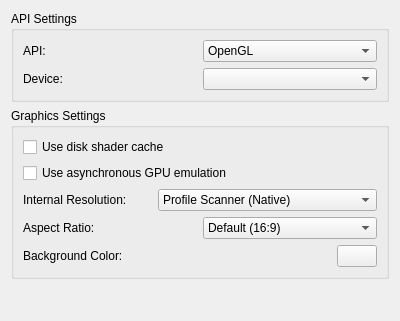
<?xml version="1.0" encoding="UTF-8"?>
<ui version="4.0">
 <class>ConfigureGraphics</class>
 <widget class="QWidget" name="ConfigureGraphics">
  <property name="geometry">
   <rect>
    <x>0</x>
    <y>0</y>
    <width>400</width>
    <height>321</height>
   </rect>
  </property>
  <property name="windowTitle">
   <string>Form</string>
  </property>
  <layout class="QVBoxLayout" name="verticalLayout_1">
   <item>
    <layout class="QVBoxLayout" name="verticalLayout_2">
     <item>
      <widget class="QGroupBox" name="groupBox_2">
       <property name="title">
        <string>API Settings</string>
       </property>
       <layout class="QVBoxLayout" name="verticalLayout_3">
        <item>
         <layout class="QHBoxLayout" name="horizontalLayout_4">
          <item>
           <widget class="QLabel" name="label_2">
            <property name="text">
             <string>API:</string>
            </property>
           </widget>
          </item>
          <item>
           <widget class="QComboBox" name="api">
            <item>
             <property name="text">
              <string notr="true">OpenGL</string>
             </property>
            </item>
            <item>
             <property name="text">
              <string notr="true">Vulkan</string>
             </property>
            </item>
           </widget>
          </item>
         </layout>
        </item>
        <item>
         <layout class="QHBoxLayout" name="horizontalLayout_5">
          <item>
           <widget class="QLabel" name="label_3">
            <property name="text">
             <string>Device:</string>
            </property>
           </widget>
          </item>
          <item>
           <widget class="QComboBox" name="device"/>
          </item>
         </layout>
        </item>
       </layout>
      </widget>
     </item>
     <item>
      <widget class="QGroupBox" name="groupBox">
       <property name="title">
        <string>Graphics Settings</string>
       </property>
       <layout class="QVBoxLayout" name="verticalLayout_4">
        <item>
         <widget class="QCheckBox" name="use_disk_shader_cache">
          <property name="text">
           <string>Use disk shader cache</string>
          </property>
         </widget>
        </item>
        <item>
         <widget class="QCheckBox" name="use_asynchronous_gpu_emulation">
          <property name="text">
           <string>Use asynchronous GPU emulation</string>
          </property>
         </widget>
        </item>
        <item>
         <layout class="QHBoxLayout" name="horizontalLayout_2">
          <item>
           <widget class="QLabel" name="label">
            <property name="text">
             <string>Internal Resolution:</string>
            </property>
           </widget>
          </item>
          <item>
           <widget class="QComboBox" name="resolution_factor_combobox">
            <item>
             <property name="text">
              <string>Profile Scanner (Native)</string>
             </property>
            </item>
            <item>
             <property name="text">
              <string>Native (1280x720/1920x1080)</string>
             </property>
            </item>
            <item>
             <property name="text">
              <string>2x Native (2560x1440/3840x2160)</string>
             </property>
            </item>
            <item>
             <property name="text">
              <string>3x Native (3840x2160/5760x3240)</string>
             </property>
            </item>
            <item>
             <property name="text">
              <string>4x Native (5120x2880/7680x4320)</string>
             </property>
            </item>
           </widget>
          </item>
         </layout>
        </item>
        <item>
         <layout class="QHBoxLayout" name="horizontalLayout_6">
          <item>
           <widget class="QLabel" name="ar_label">
            <property name="text">
             <string>Aspect Ratio:</string>
            </property>
           </widget>
          </item>
          <item>
           <widget class="QComboBox" name="aspect_ratio_combobox">
            <item>
             <property name="text">
              <string>Default (16:9)</string>
             </property>
            </item>
            <item>
             <property name="text">
              <string>Force 4:3</string>
             </property>
            </item>
            <item>
             <property name="text">
              <string>Force 21:9</string>
             </property>
            </item>
            <item>
             <property name="text">
              <string>Stretch to Window</string>
             </property>
            </item>
           </widget>
          </item>
         </layout>
        </item>
        <item>
         <layout class="QHBoxLayout" name="horizontalLayout_3">
          <item>
           <widget class="QLabel" name="bg_label">
            <property name="text">
             <string>Background Color:</string>
            </property>
           </widget>
          </item>
          <item>
           <widget class="QPushButton" name="bg_button">
            <property name="maximumSize">
             <size>
              <width>40</width>
              <height>16777215</height>
             </size>
            </property>
           </widget>
          </item>
         </layout>
        </item>
       </layout>
      </widget>
     </item>
    </layout>
   </item>
   <item>
    <spacer name="verticalSpacer">
     <property name="orientation">
      <enum>Qt::Vertical</enum>
     </property>
     <property name="sizeHint" stdset="0">
      <size>
       <width>20</width>
       <height>40</height>
      </size>
     </property>
    </spacer>
   </item>
  </layout>
 </widget>
 <resources/>
 <connections/>
</ui>
